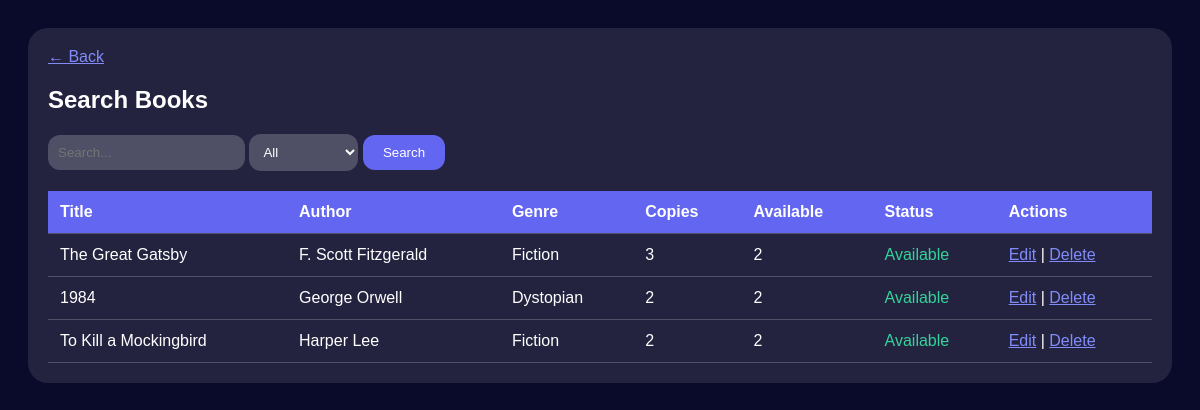
The page /Books/search-books.php (signed in) on the database as committed earlier.
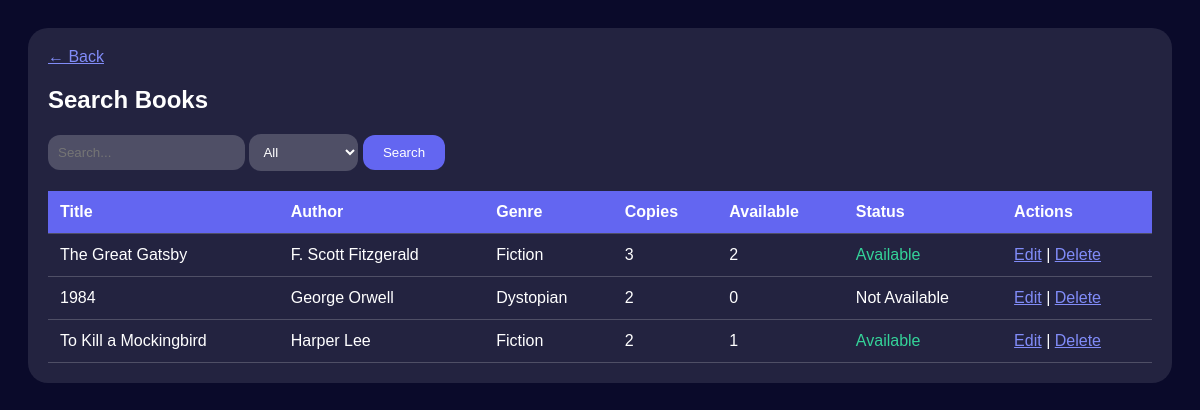
The same page on the database as committed later.
### tables this page shows
CREATE TABLE `book` (
  `book_id` int(11) NOT NULL,
  `title` varchar(200) NOT NULL,
  `author` varchar(100) NOT NULL,
  `isbn` varchar(13) DEFAULT NULL,
  `genre` varchar(50) DEFAULT NULL,
  `total_copies` int(11) DEFAULT 1,
  `available_copies` int(11) DEFAULT 1,
  `added_date` date DEFAULT curdate()
);

### Books/search-books.php (the view, shortened to what this page needs)
<?php
$conn = new mysqli('localhost', 'root', '', 'libtech_db');
$search = $_GET['search'] ?? '';
$query = "SELECT * FROM book WHERE 1=1";
$result = $conn->query($query);
$is_librarian = $_SESSION['admin_role'] == 'Librarian';
?>
<!DOCTYPE html>
<html lang="en">
<head>
</head>
<body>
    <div class="container">
        <a href="<?php echo $is_librarian ? '../librarian-dashboard.php' : '../member-dashboard.php'; ?>">← Back</a>
        <h2> Search Books</h2>
        <div class="search-box">
            <form method="GET">
                <input type="text" name="search" placeholder="Search..." value="<?php echo $search; ?>">
                <select name="genre"><option value="all">All</option><option>Fiction</option><option>Non-Fiction</option></select>
                <button type="submit">Search</button>
            </form>
        </div>
        <table><thead><tr><th>Title</th><th>Author</th><th>Genre</th><th>Copies</th><th>Available</th><th>Status</th><?php if($is_librarian): ?><th>Actions</th><?php endif; ?></tr></thead>
        <tbody><?php while($row = $result->fetch_assoc()): ?>
        <tr><td><?php echo $row['title']; ?></td><td><?php echo $row['author']; ?></td><td><?php echo $row['genre']; ?></td><td><?php echo $row['total_copies']; ?></td><td><?php echo $row['available_copies']; ?></td><td class="<?php echo $row['available_copies'] > 0 ? 'available' : ''; ?>"><?php echo $row['available_copies'] > 0 ? 'Available' : 'Not Available'; ?></td>
        <?php if($is_librarian): ?><td><a href="edit-book.php?id=<?php echo $row['book_id']; ?>">Edit</a> | <a href="delete-book.php?id=<?php echo $row['book_id']; ?>" onclick="return confirm('Delete?')">Delete</a></td><?php endif; ?>
        </tr><?php endwhile; ?></tbody>
        </table>
    </div>
</body>
</html>

Rows that differ between the two databases and show on the page:
changed book "George Orwell": available_copies "2" → "0"; available_copies "Available" → "Not Available"
changed book "To Kill a Mockingbird": available_copies "2" → "1"
